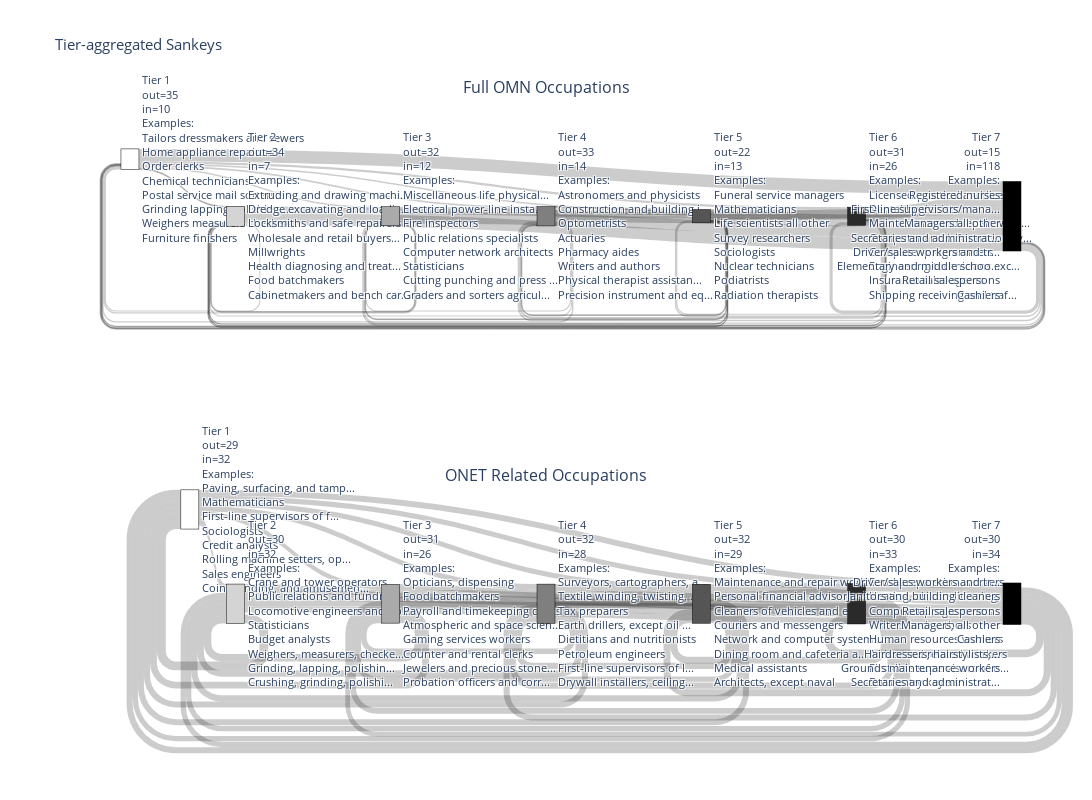

Notebook cell for this chart:
### Markdown cell above
The first interesting insight is that the ONET, perhaps as expected sees a much more balanced diagram (ie. majority of flows in the OMN are flowing upward).

### Code cell
from math import ceil
import plotly.graph_objects as go
from plotly.subplots import make_subplots
# ---------- loop over networks and plot ----------
examples = True

# choose how many columns (plots per row)
cols = 1              # e.g., 2 side-by-side
names = list(mod_dict.keys())
n = len(names)
rows = len(mod_dict)

# flag: show examples inside node labels (True) or keep labels short and put examples in hovertext (False)
examples = True

# Collect inputs for all networks first (so we can inspect link counts etc.)
inputs_list = []
for name, entry in mod_dict.items():
    inputs = build_sankey_inputs(entry,
                                 n_tiers=7,
                                 display_counts=True,
                                 self_loops=False,
                                 n_examples=8,
                                 sample_mode="top")
    inputs["name"] = name
    inputs_list.append(inputs)

# create subplot figure with domain-type cells (suitable for sankey traces)
specs = [[{"type": "domain"} for _ in range(cols)] for _ in range(rows)]
fig = make_subplots(rows=rows, cols=cols, specs=specs,
                    subplot_titles=[f"{inp['network_label']}" for inp in inputs_list] + [""]*(rows*cols - len(inputs_list)))

# add a sankey into each subplot cell
for idx, inputs in enumerate(inputs_list):
    r = (idx // cols) + 1
    c = (idx % cols) + 1

    if examples:
        # full labels (tier_labels already contains <br> for line breaks)
        sankey = go.Sankey(
            arrangement="snap",
            node=dict(
                pad=15,
                thickness=18,
                line=dict(color="black", width=0.5),
                label=inputs["tier_labels"],
                x=inputs["node_x"],
                y=inputs["node_y"],
                color=inputs["node_colors"]
            ),
            link=dict(
                source=inputs["links_src"],
                target=inputs["links_tgt"],
                value=inputs["links_val"],
                label=inputs["links_label"],
                hovertemplate='%{label}<br>Value: %{value}<extra></extra>'
            )
        )
    else:
        # short labels + examples in customdata/hovertemplate
        short_labels = [f"Tier {k+1}\n(out={int(inputs['agg'].sum(axis=1)[k]):,})" for k in range(len(inputs['tier_labels']))]
        hover_examples = []
        for k in range(len(inputs['tier_labels'])):
            exs = inputs['examples_df'].loc[inputs['examples_df']['tier'] == (k+1), 'occupation'].tolist()
            hover_examples.append("<br>".join([f"<b>Examples:</b>"] + exs) if exs else "")
        sankey = go.Sankey(
            arrangement="snap",
            node=dict(
                pad=15,
                thickness=18,
                line=dict(color="black", width=0.5),
                label=short_labels,
                x=inputs["node_x"],
                y=inputs["node_y"],
                color=inputs["node_colors"],
                customdata=hover_examples,
                hovertemplate='%{customdata}<extra></extra>'
            ),
            link=dict(
                source=inputs["links_src"],
                target=inputs["links_tgt"],
                value=inputs["links_val"],
                hovertemplate='%{label}<br>Value: %{value}<extra></extra>'
            )
        )

    # add the sankey trace to the subplot cell
    fig.add_trace(sankey, row=r, col=c)

# layout sizing: adjust width/height per number of cols/rows
fig.update_layout(
    title_text="Tier-aggregated Sankeys",
    font_size=11,
    height=400 * rows,    # tweak multiplier to adjust vertical size
    width=2500
)

# show (with fallback HTML file)
try:
    fig.show()
except Exception as e:
    outname = "sankey_grid_output.html"
    fig.write_html(outname, include_plotlyjs='cdn')
    print("Renderer couldn't show inline; wrote:", outname)

### Figure 1 — Plotly figure (JSON) as saved in the notebook; plotly's stock layout.template omitted (floating-point values rounded to 4 significant figures)
{"data": [{"arrangement": "snap", "domain": {"x": [0, 1], "y": [0.625, 1]}, "link": {"hovertemplate": "%{label}<br>Value: %{value}<extra></extra>", "label": ["1 (0.80% of total)", "2 (1.37% of total)", "2 (1.34% of total)", "2 (1.37% of total)", "3 (1.86% of total)", "21 (10.56% of total)", "1 (0.85% of total)", "2 (1.29% of total)", "2 (1.18% of total)", "2 (1.31% of total)", "4 (2.02% of total)", "20 (10.09% of total)", "2 (1.08% of total)", "1 (0.59% of total)", "2 (1.08% of total)", "2 (1.05% of total)", "5 (2.67% of total)", "19 (9.49% of total)", "2 (1.11% of total)", "1 (0.89% of total)", "1 (0.84% of total)", "1 (0.66% of total)", "5 (2.54% of total)", "20 (10.17% of total)", "1 (0.51% of total)", "0 (0.38% of total)", "1 (0.68% of total)", "1 (0.73% of total)", "2 (1.20% of total)", "15 (7.51% of total)", "1 (0.70% of total)", "1 (0.50% of total)", "2 (1.08% of total)", "3 (1.66% of total)", "1 (0.87% of total)", "21 (10.45% of total)", "1 (0.73% of total)", "1 (0.72% of total)", "2 (1.10% of total)", "2 (1.23% of total)", "2 (1.13% of total)", "5 (2.64% of total)"], "source": [0, 0, 0, 0, 0, 0, 1, 1, 1, 1, 1, 1, 2, 2, 2, 2, 2, 2, 3, 3, 3, 3, 3, 3, 4, 4, 4, 4, 4, 4, 5, 5, 5, 5, 5, 5, 6, 6, 6, 6, 6, 6], "target": [1, 2, 3, 4, 5, 6, 0, 2, 3, 4, 5, 6, 0, 1, 3, 4, 5, 6, 0, 1, 2, 4, 5, 6, 0, 1, 2, 3, 5, 6, 0, 1, 2, 3, 4, 6, 0, 1, 2, 3, 4, 5], "value": [1.626, 2.798, 2.738, 2.802, 3.797, 21.53, 1.731, 2.623, 2.402, 2.668, 4.122, 20.58, 2.203, 1.205, 2.197, 2.151, 5.449, 19.35, 2.262, 1.822, 1.711, 1.343, 5.183, 20.75, 1.033, 0.7833, 1.38, 1.485, 2.438, 15.32, 1.426, 1.017, 2.198, 3.379, 1.778, 21.32, 1.486, 1.46, 2.246, 2.508, 2.309, 5.381]}, "node": {"color": ["rgb(255,255,255)", "rgb(212,212,212)", "rgb(170,170,170)", "rgb(127,127,127)", "rgb(85,85,85)", "rgb(42,42,42)", "rgb(0,0,0)"], "label": ["Tier 1<br>out=35<br>in=10<br>Examples:<br>Tailors dressmakers and sewers<br>Home appliance repairers<br>Order clerks<br>Chemical technicians<br>Postal service mail sorters...<br>Grinding lapping polishing ...<br>Weighers measurers checkers...<br>Furniture finishers", "Tier 2<br>out=34<br>in=7<br>Examples:<br>Extruding and drawing machi...<br>Dredge excavating and loadi...<br>Locksmiths and safe repairers<br>Wholesale and retail buyers...<br>Millwrights<br>Health diagnosing and treat...<br>Food batchmakers<br>Cabinetmakers and bench car...", "Tier 3<br>out=32<br>in=12<br>Examples:<br>Miscellaneous life physical...<br>Electrical power-line insta...<br>Fire inspectors<br>Public relations specialists<br>Computer network architects<br>Statisticians<br>Cutting punching and press ...<br>Graders and sorters agricul...", "Tier 4<br>out=33<br>in=14<br>Examples:<br>Astronomers and physicists<br>Construction and building i...<br>Optometrists<br>Actuaries<br>Pharmacy aides<br>Writers and authors<br>Physical therapist assistan...<br>Precision instrument and eq...", "Tier 5<br>out=22<br>in=13<br>Examples:<br>Funeral service managers<br>Mathematicians<br>Life scientists all other<br>Survey researchers<br>Sociologists<br>Nuclear technicians<br>Podiatrists<br>Radiation therapists", "Tier 6<br>out=31<br>in=26<br>Examples:<br>Licensed practical and lice...<br>Dental hygienists<br>Maintenance and repair work...<br>Computer and information sy...<br>Computer programmers<br>Engineering technicians exc...<br>Insurance sales agents<br>Shipping receiving and traf...", "Tier 7<br>out=15<br>in=118<br>Examples:<br>Registered nurses<br>First-line supervisors/mana...<br>Managers all other<br>Secretaries and administrat...<br>Driver/sales workers and tr...<br>Elementary and middle schoo...<br>Retail salespersons<br>Cashiers"], "line": {"color": "black", "width": 0.5}, "pad": 15, "thickness": 18, "x": [0, 0.1667, 0.3333, 0.5, 0.6667, 0.8333, 1], "y": [0.5, 0.5, 0.5, 0.5, 0.5, 0.5, 0.5]}, "type": "sankey"}, {"arrangement": "snap", "domain": {"x": [0, 1], "y": [0, 0.375]}, "link": {"hovertemplate": "%{label}<br>Value: %{value}<extra></extra>", "label": ["7 (3.27% of total)", "4 (1.96% of total)", "4 (1.94% of total)", "4 (2.02% of total)", "4 (1.92% of total)", "4 (2.28% of total)", "7 (3.39% of total)", "5 (2.39% of total)", "4 (2.07% of total)", "4 (1.85% of total)", "4 (2.17% of total)", "4 (2.29% of total)", "5 (2.59% of total)", "6 (2.81% of total)", "4 (2.07% of total)", "4 (2.11% of total)", "5 (2.68% of total)", "5 (2.44% of total)", "5 (2.32% of total)", "5 (2.40% of total)", "4 (2.09% of total)", "5 (2.48% of total)", "6 (2.82% of total)", "5 (2.76% of total)", "4 (2.27% of total)", "5 (2.37% of total)", "4 (2.01% of total)", "5 (2.33% of total)", "6 (2.80% of total)", "6 (2.99% of total)", "4 (1.98% of total)", "4 (2.04% of total)", "4 (2.19% of total)", "5 (2.36% of total)", "5 (2.58% of total)", "6 (2.99% of total)", "5 (2.32% of total)", "4 (2.02% of total)", "3 (1.80% of total)", "4 (2.29% of total)", "5 (2.65% of total)", "6 (2.91% of total)"], "source": [0, 0, 0, 0, 0, 0, 1, 1, 1, 1, 1, 1, 2, 2, 2, 2, 2, 2, 3, 3, 3, 3, 3, 3, 4, 4, 4, 4, 4, 4, 5, 5, 5, 5, 5, 5, 6, 6, 6, 6, 6, 6], "target": [1, 2, 3, 4, 5, 6, 0, 2, 3, 4, 5, 6, 0, 1, 3, 4, 5, 6, 0, 1, 2, 4, 5, 6, 0, 1, 2, 3, 5, 6, 0, 1, 2, 3, 4, 6, 0, 1, 2, 3, 4, 5], "value": [7.084, 4.252, 4.216, 4.388, 4.166, 4.947, 7.353, 5.179, 4.499, 4.002, 4.696, 4.958, 5.612, 6.1, 4.489, 4.57, 5.821, 5.282, 5.028, 5.207, 4.542, 5.372, 6.125, 5.987, 4.914, 5.135, 4.349, 5.052, 6.079, 6.483, 4.288, 4.429, 4.744, 5.124, 5.592, 6.487, 5.027, 4.386, 3.9, 4.973, 5.751, 6.309]}, "node": {"color": ["rgb(255,255,255)", "rgb(212,212,212)", "rgb(170,170,170)", "rgb(127,127,127)", "rgb(85,85,85)", "rgb(42,42,42)", "rgb(0,0,0)"], "label": ["Tier 1<br>out=29<br>in=32<br>Examples:<br>Paving, surfacing, and tamp...<br>Mathematicians<br>First-line supervisors of f...<br>Sociologists<br>Credit analysts<br>Rolling machine setters, op...<br>Sales engineers<br>Coin, vending, and amusemen...", "Tier 2<br>out=30<br>in=32<br>Examples:<br>Crane and tower operators<br>Public relations and fundra...<br>Locomotive engineers and op...<br>Statisticians<br>Budget analysts<br>Weighers, measurers, checke...<br>Grinding, lapping, polishin...<br>Crushing, grinding, polishi...", "Tier 3<br>out=31<br>in=26<br>Examples:<br>Opticians, dispensing<br>Food batchmakers<br>Payroll and timekeeping clerks<br>Atmospheric and space scien...<br>Gaming services workers<br>Counter and rental clerks<br>Jewelers and precious stone...<br>Probation officers and corr...", "Tier 4<br>out=32<br>in=28<br>Examples:<br>Surveyors, cartographers, a...<br>Textile winding, twisting, ...<br>Tax preparers<br>Earth drillers, except oil ...<br>Dietitians and nutritionists<br>Petroleum engineers<br>First-line supervisors of l...<br>Drywall installers, ceiling...", "Tier 5<br>out=32<br>in=29<br>Examples:<br>Maintenance and repair work...<br>Personal financial advisors<br>Cleaners of vehicles and eq...<br>Couriers and messengers<br>Network and computer system...<br>Dining room and cafeteria a...<br>Medical assistants<br>Architects, except naval", "Tier 6<br>out=30<br>in=33<br>Examples:<br>Food preparation workers<br>Heating, air conditioning, ...<br>Computer programmers<br>Writers and authors<br>Human resources workers<br>Artists and related workers<br>First-line supervisors of o...<br>Data entry keyers", "Tier 7<br>out=30<br>in=34<br>Examples:<br>Driver/sales workers and tr...<br>Janitors and building cleaners<br>Retail salespersons<br>Managers, all other<br>Cashiers<br>Hairdressers, hairstylists,...<br>Grounds maintenance workers<br>Secretaries and administrat..."], "line": {"color": "black", "width": 0.5}, "pad": 15, "thickness": 18, "x": [0, 0.1667, 0.3333, 0.5, 0.6667, 0.8333, 1], "y": [0.5, 0.5, 0.5, 0.5, 0.5, 0.5, 0.5]}, "type": "sankey"}], "layout": {"annotations": [{"font": {"size": 16}, "showarrow": false, "text": "Full OMN Occupations", "x": 0.5, "xanchor": "center", "xref": "paper", "y": 1, "yanchor": "bottom", "yref": "paper"}, {"font": {"size": 16}, "showarrow": false, "text": "ONET Related Occupations", "x": 0.5, "xanchor": "center", "xref": "paper", "y": 0.375, "yanchor": "bottom", "yref": "paper"}], "font": {"size": 11}, "height": 800, "title": {"text": "Tier-aggregated Sankeys"}, "width": 2500}}
